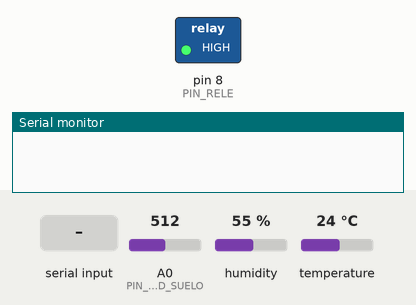
Recording of a sketch running on a simulated Arduino Uno, built with avr-gcc and run on an emulated ATmega328P. On the bench: switched loads named in the sketch (green lamp = pin HIGH), the last lines printed to the serial monitor. The inputs (shaded band) are chosen by the test bench; at power-on: A0 (PIN_HUMEDAD_SUELO) = 512, humidity 55 %, temperature 24 °C.

Above: at 1.2 s.
1.3 s: "E" received over Serial
At 1.7 s:
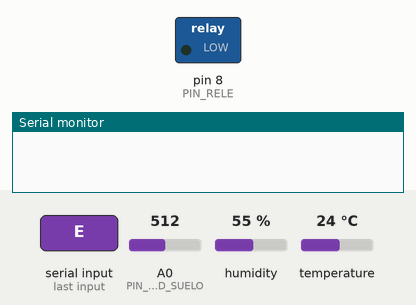
2.8 s: "A" received over Serial
At 4.1 s:
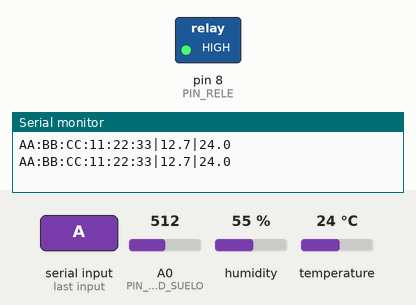
Timing chart, 0 to 5.8 s (numbered marks = the images above; inputs shaded):
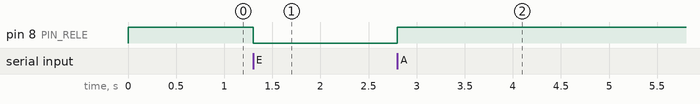

Measured:
- after the input at 1.3 s, pin 8 (PIN_RELE): HIGH → LOW at once
- after the input at 2.8 s, pin 8 (PIN_RELE): LOW → HIGH at once

The sketch:

YaradaHydroSense_ArduinoUno.ino
```cpp
/*
  =================================================================================
  Yarada HydroSense - Firmware Arduino Uno con Sensor Capacitivo v1.2 y DHT22
  Hardware Engineer & Firmware Specialist
  =================================================================================
*/

#include "DHT.h"

// ==========================================
// ASIGNACIÓN DE PINES EN ARDUINO UNO
// ==========================================
#define PIN_RELE           8   // Salida Digital para el módulo de Relé (Bomba)
#define PIN_DHT            2   // Entrada Digital para el sensor DHT22 (Temperatura ambiente)
#define PIN_HUMEDAD_SUELO  A0  // Entrada Analógica para el Sensor Capacitivo de Humedad de Suelo v1.2

// Definimos el tipo de sensor DHT
#define DHTTYPE DHT22

// Inicialización de la librería DHT
DHT dht(PIN_DHT, DHTTYPE);

// ==========================================
// IDENTIFICADOR ÚNICO DE DISPOSITIVO (MAC EMULADA)
// ==========================================
// IMPORTANTE: Cada Arduino Uno físico debe programarse con su propia MAC única
// para evitar colisiones e inconsistencias de datos en la base de datos SQL.
// Ejemplos:
// Sector 1 - Olivo Joven (Pozo 5): "AA:BB:CC:11:22:33"
// Sector 2 - Granada Exportación (Pozo 9): "DD:EE:FF:44:55:66"
#define MAC_DISPOSITIVO "AA:BB:CC:11:22:33"

// ==========================================
// CONSTANTES DE CALIBRACIÓN Y DIAGNÓSTICO
// (Ajustadas para el ADC de 10 bits de Arduino Uno: 0 - 1023)
// ==========================================
const int VALOR_SECO = 550;   // Lectura analógica en aire seco (0% humedad)
const int VALOR_HUMEDO = 250; // Lectura analógica sumergido en agua (100% humedad)

// Rango esperado del sensor capacitivo v1.2 conectado (evita lecturas espurias/desconexión)
const int RANGO_MIN_VALIDO = 200;
const int RANGO_MAX_VALIDO = 800;

// ==========================================
// CONFIGURACIÓN DE LÓGICA DEL RELÉ (BOMBA) Y WATCHDOG
// ==========================================
// La mayoría de módulos de relé comerciales para Arduino son Active Low (se activan con LOW).
// Si tu módulo de relé físico es Active High, invierte estos valores (ENCENDIDO = HIGH, APAGADO = LOW).
#define RELE_ENCENDIDO  LOW
#define RELE_APAGADO    HIGH

// Watchdog por hardware local: tiempo máximo de riego continuo (seguridad)
const unsigned long MAX_RIEGO_MS = 30UL * 60 * 1000; // 30 minutos máximo
unsigned long tiempoRelayOn = 0;

unsigned long tiempoUltimoEnvio = 0;
const long intervaloEnvio = 2000; // Telemetría cada 2 segundos

void setup() {
  // Inicialización del puerto serial a 115200 baudios
  Serial.begin(115200);

  // Configuración del Relé
  pinMode(PIN_RELE, OUTPUT);
  digitalWrite(PIN_RELE, RELE_APAGADO); // Bomba apagada por defecto

  // Inicializar el sensor DHT22
  dht.begin();
}

void loop() {
  unsigned long tiempoActual = millis();

  // 1. TRANSMISIÓN DE TELEMETRÍA REAL
  if (tiempoActual - tiempoUltimoEnvio >= intervaloEnvio) {
    tiempoUltimoEnvio = tiempoActual;

    // A. Lectura de temperatura ambiente desde DHT22
    float temperaturaAire = dht.readTemperature(); // En grados Celsius

    // B. Lectura del sensor capacitivo v1.2 y calibración a porcentaje
    int valorAnalogo = analogRead(PIN_HUMEDAD_SUELO);

    // Acotar el valor analógico a los rangos de calibración
    int valorAcotado = valorAnalogo;
    if (valorAcotado > VALOR_SECO) valorAcotado = VALOR_SECO;
    if (valorAcotado < VALOR_HUMEDO) valorAcotado = VALOR_HUMEDO;

    // Calcular el porcentaje de humedad del suelo (relación inversa: menor voltaje = mayor humedad)
    float humedadSuelo = ((float)(VALOR_SECO - valorAcotado) / (VALOR_SECO - VALOR_HUMEDO)) * 100.0;

    // Control de fallas: Si el DHT22 falla
    if (isnan(temperaturaAire)) {
      temperaturaAire = -99.9;
    }
    // Control de fallas robusto para el sensor analógico (ej. desconexión, cable suelto o flotante)
    bool sensorFallido = (valorAnalogo < RANGO_MIN_VALIDO || valorAnalogo > RANGO_MAX_VALIDO);
    if (sensorFallido) {
      humedadSuelo = -99.9;
    }

    // --- Envío de la Trama Estricta a WinForms ---
    // Formato requerido por RiegoController: MAC|Humedad|Temperatura
    Serial.print(MAC_DISPOSITIVO);
    Serial.print("|");
    Serial.print(humedadSuelo, 1);
    Serial.print("|");
    Serial.println(temperaturaAire, 1);
  }

  // 2. ESCUCHA ACTIVA DE COMANDOS SERIALES (Bucle para procesar buffer de entrada sin pérdidas)
  while (Serial.available() > 0) {
    char comando = Serial.read();

    if (comando == 'E') {
      digitalWrite(PIN_RELE, RELE_ENCENDIDO); // Enciende Bomba (Relé)
      tiempoRelayOn = millis();               // Registrar inicio para watchdog local
    }
    else if (comando == 'A') {
      digitalWrite(PIN_RELE, RELE_APAGADO);  // Apaga Bomba (Relé)
    }
  }

  // 3. WATCHDOG LOCAL DE SEGURIDAD (Apagado por tiempo límite continuo)
  if (digitalRead(PIN_RELE) == RELE_ENCENDIDO && (tiempoActual - tiempoRelayOn) >= MAX_RIEGO_MS) {
    digitalWrite(PIN_RELE, RELE_APAGADO); // Apagado forzado por seguridad
    Serial.print(MAC_DISPOSITIVO);
    Serial.println("|TIMEOUT|RELAY_FORCED_OFF");
  }
}
```
